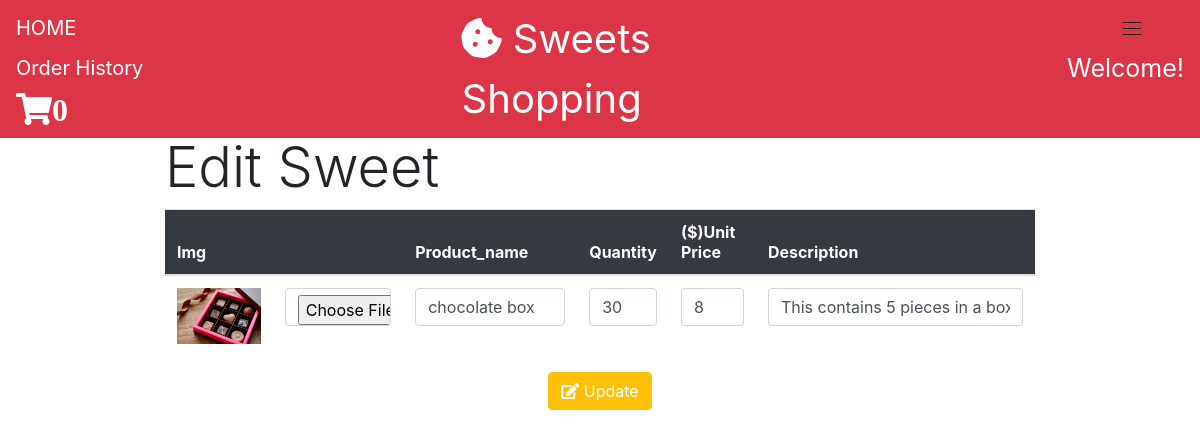
Screenshot of /views/editProduct.php?product_id=1 with the database file from the repository.
### tables this page shows
CREATE TABLE `products` (
  `product_id` int(11) NOT NULL,
  `product_name` varchar(50) NOT NULL,
  `unit_price` int(10) NOT NULL,
  `product_stock` int(10) NOT NULL,
  `img_url` varchar(255) NOT NULL,
  `description` varchar(255) NOT NULL
);

### classes/database.php (called while the page is built, shortened)
<?php
class Database{
    private $server_name = "localhost";
    private $username = "root";
    private $password = "";
    private $db_name = "sweets_shopping";
    public function __construct(){
        $this->conn = new mysqli($this->server_name, $this->username, $this->password, $this->db_name);
    }
}

### classes/product.php (called while the page is built, shortened)
<?php
require_once "database.php";
class Product extends Database{
    public function getProduct($product_id){
        $sql = "SELECT * FROM products WHERE product_id = '$product_id'";
        if($result = $this->conn->query($sql)){
            return $result->fetch_assoc();
            exit;
        }else{
            die("Error retrieving product: " . $this->conn->error);
        }
    }
}

### views/editProduct.php (the view, shortened to what this page needs)
<?php
$product_id = $_GET['product_id'];
require_once "../classes/product.php";
$product = new Product;
$product_detail = $product->getProduct($product_id);
?>
<?php
include "header.php";
?>
<!DOCTYPE html>
<html lang="en">
<head>
<link rel="stylesheet" href="https://cdnjs.cloudflare.com/ajax/libs/twitter-bootstrap/4.6.0/css/bootstrap.min.css">
<link rel="stylesheet" href="https://cdnjs.cloudflare.com/ajax/libs/font-awesome/5.15.2/css/all.min.css">
<link rel="stylesheet" href="../assets/css/style.css">
</head>
<body>
<br>
<br>
    <div class="container w-75 mt-5">
    <a href="admin.php" class="btn btn-secondary"><i class="fas fa-arrow-left"></i> &nbsp;Back to Admin Page</a>
    <h1 class="display-4">Edit Sweet</h1>
        <form action="../actions/editProduct.php" enctype="multipart/form-data" method="post">
            <table class="table">
                <thead class="bg-dark text-white">
                    <th>Img</th>
                    <th></th>
                    <th>Product_name</th>
                    <th>Quantity</th>
                    <th>($)Unit Price</th>
                    <th>Description</th>
                </thead>
                <tbody>
                    <tr>
                        <td>
                            <img src="<?php echo "../img/".$product_detail['img_url']; ?>" alt="<?php echo $product_detail['img_url']; ?>" class="img-fluid" width="90">
                        </td>
                        <td style="width:15%"><input type="file" name="upload_file" id="upload_file" value="upload" class="form-control"></td>
                        <td style="width:20%"><input type="text" name="product_name" value="<?php echo $product_detail['product_name'];?>" class="form-control"></td>
                        <td style="width:10%"><input type="number" name="product_stock" value="<?php echo $product_detail['product_stock'];?>" class="form-control"></td>
                        <td style="width:10%"><input type="number" name="unit_price" value="<?php echo $product_detail['unit_price'];?>" class="form-control"></td>
                        <td><input type="text" name="description" value="<?php echo $product_detail['description'];?>" class="form-control"></td>
                    </tr>
                </tbody>
            </table>
            <div class="form-row justify-content-center">
                <div class="form-group">
                <button type="submit" class="btn btn-warning mb-3 text-white" name="edit"><i class="fas fa-edit"></i> Update</button><br>
                </div>
            </div>
        </form>
    </div>
</body>
</html>

### assets/css/style.css (style rules this page uses)
html, body { height: 100%; }

### rows the page displays
products: img_url (picture), product_name "chocolate box", product_stock "30", unit_price "8", description "This contains 5 pieces in a box"

### other values shown
$cart_detail['COUNT(*)'] "0"
